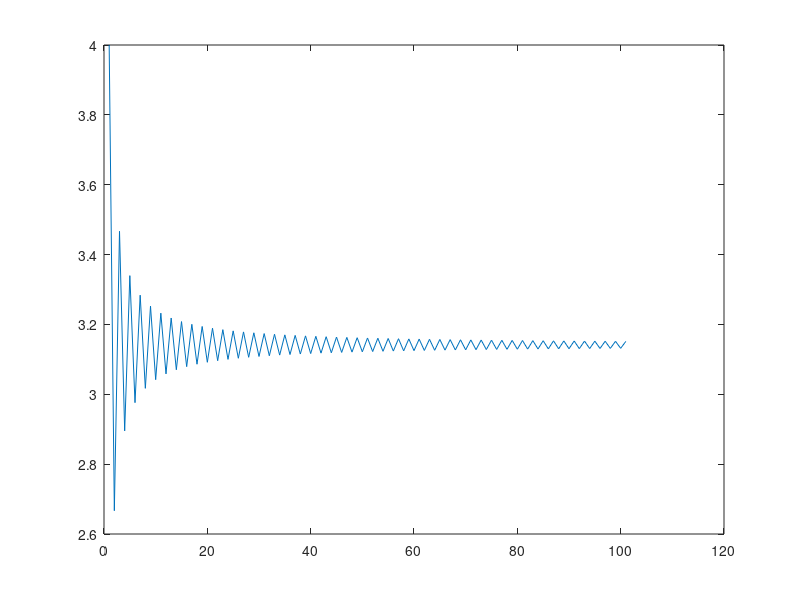

The MATLAB source for this figure:
format long
calc_pi = 0;
for n = 0:100;
    t = (-1)^n/(2*n+1);
    calc_pi = calc_pi+t;
    cp(n+1) = 4*(calc_pi);
end
plot(cp);
cp(end);
ans